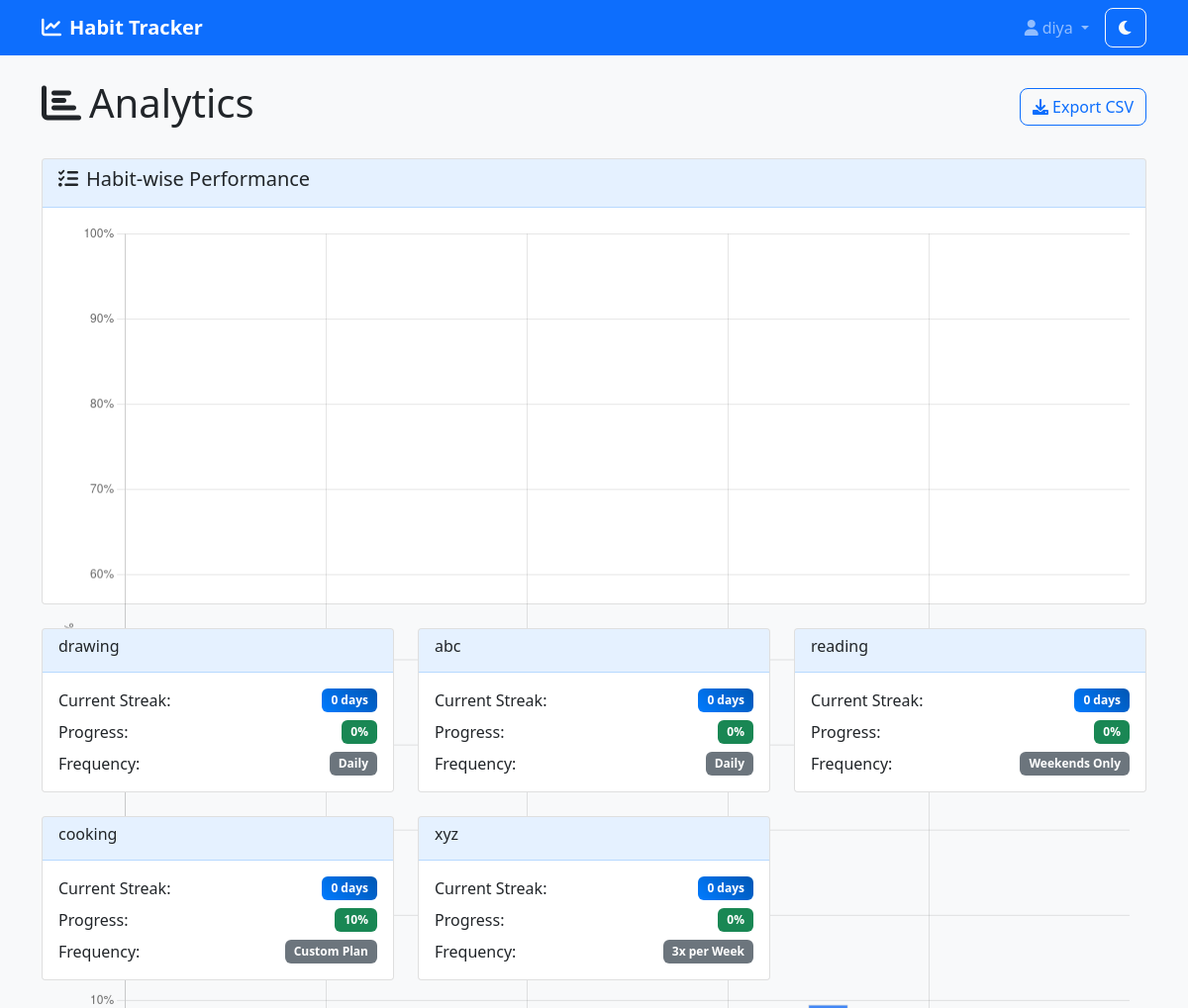
The page /analytics/ (signed in) on the database as committed earlier.
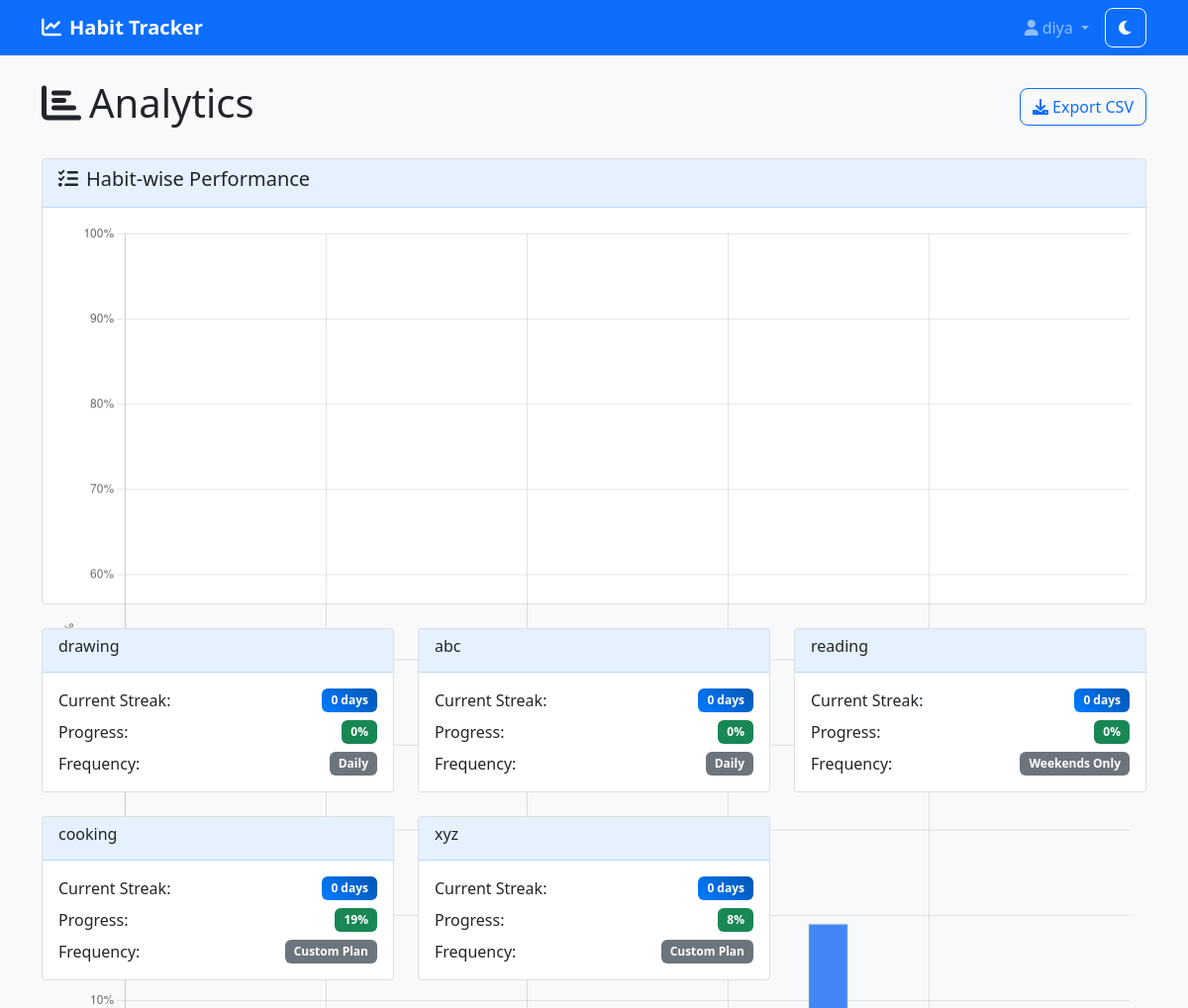
The same page on the database as committed later.
### habits/models.py (models this page shows, shortened)
class Habit(models.Model):
    FREQUENCY_CHOICES = [
        ('daily', 'Daily'),
        ('weekly', 'Weekly'),
        ('weekends', 'Weekends Only'),
        ('3x_week', '3x per Week'),
        ('custom', 'Custom Plan'),
    ]
    user = models.ForeignKey(User, on_delete=models.CASCADE)
    name = models.CharField(max_length=200)
    description = models.TextField(blank=True)
    frequency = models.CharField(max_length=20, choices=FREQUENCY_CHOICES, default='daily')
    target_days = models.IntegerField(default=21)  # For custom plans
    created_at = models.DateTimeField(auto_now_add=True)
    is_active = models.BooleanField(default=True)
    from datetime import date, timedelta
    def get_current_streak(self):
        today = date.today()
        current_day = today
        streak = 0
        if self.created_at.date() > today:
            return 0
        while current_day >= self.created_at.date():
            if not self.should_be_done_on_date(current_day):
                current_day -= timedelta(days=1)
                continue
            entry = HabitEntry.objects.filter(habit=self, date=current_day).first()
            if entry and entry.completed:
                streak += 1
            else:
                if current_day == today:
                    current_day -= timedelta(days=1)
                    continue
                break
            current_day -= timedelta(days=1)
        return streak
    def should_be_done_on_date(self, check_date):
        if self.frequency == 'daily':
            return True
        elif self.frequency == 'weekly':
            return check_date.weekday() == 0  # Monday
        elif self.frequency == 'weekends':
            return check_date.weekday() in [5, 6]  # Saturday, Sunday
        elif self.frequency == '3x_week':
            return check_date.weekday() in [0, 2, 4]  # Mon, Wed, Fri
        elif self.frequency == 'custom':
            days_since_created = (check_date - self.created_at.date()).days
            return days_since_created < self.target_days
        return False
    def get_progress_percentage(self):
        if self.frequency == 'custom':
            days_since_created = (date.today() - self.created_at.date()).days
            completed_days = HabitEntry.objects.filter(
                habit=self,
                completed=True,
                date__gte=self.created_at.date(),
                date__lte=date.today()
            ).count()
            if self.target_days > 0:
                return min((completed_days / self.target_days) * 100, 100)
        else:
            week_start = date.today() - timedelta(days=date.today().weekday())
            week_end = week_start + timedelta(days=6)
            expected_days = sum(1 for i in range(7)
                              if self.should_be_done_on_date(week_start + timedelta(days=i)))
            completed_days = HabitEntry.objects.filter(
                habit=self,
                completed=True,
                date__gte=week_start,
                date__lte=week_end
            ).count()
            if expected_days > 0:
                return (completed_days / expected_days) * 100
        return 0

### habits/views.py (the view)
# urls.py: path('analytics/', views.analytics, name='analytics'),
@login_required
def analytics(request):
    habits = Habit.objects.filter(user=request.user)
    habit_performance = []
    today = date.today()
    start_date = today - timedelta(days=30)
    for habit in habits:
        completed_days = 0
        scheduled_days = 0
        for i in range(31):
            current_date = start_date + timedelta(days=i)
            if habit.should_be_done_on_date(current_date):
                scheduled_days += 1
                if HabitEntry.objects.filter(habit=habit, date=current_date, completed=True).exists():
                    completed_days += 1
        percentage = (completed_days / scheduled_days) * 100 if scheduled_days > 0 else 0.0
        habit_performance.append({
            'name': habit.name,
            'percentage': habit.get_progress_percentage()
        })
    return render(request, 'habits/analytics.html', {
        'habits': habits,
        'habit_performance': json.dumps(habit_performance)
    })

### templates/habits/analytics.html (shortened to what this page needs)
{% extends 'base.html' %}
{% block content %}
<div class="d-flex justify-content-between align-items-center mb-4">
    <h1><i class="fas fa-chart-bar me-2"></i>Analytics</h1>
    <a href="{% url 'export_csv' %}" class="btn btn-outline-primary">
        <i class="fas fa-download me-1"></i>Export CSV
    </a>
</div>
<div class="row">
    <div class="col-12 mb-4">
        <div class="card">
            <div class="card-header">
                <h5><i class="fas fa-tasks me-2"></i>Habit-wise Performance</h5>
            </div>
            <div class="card-body" style='height:400px'>
            </div>
        </div>
    </div>
</div>
<div class="row">
    {% for habit in habits %}
    <div class="col-md-6 col-lg-4 mb-4">
        <div class="card">
            <div class="card-header">
                <h6>{{ habit.name }}</h6>
            </div>
            <div class="card-body">
                <div class="d-flex justify-content-between mb-2">
                    <span>Current Streak:</span>
                    <span class="badge bg-primary">{{ habit.get_current_streak }} days</span>
                </div>
                <div class="d-flex justify-content-between mb-2">
                    <span>Progress:</span>
                    <span class="badge bg-success">{{ habit.get_progress_percentage|floatformat:0 }}%</span>
                </div>
                <div class="d-flex justify-content-between">
                    <span>Frequency:</span>
                    <span class="badge bg-secondary">{{ habit.get_frequency_display }}</span>
                </div>
            </div>
        </div>
    </div>
    {% endfor %}
</div>
{% endblock %}

### templates/base.html (shortened to what this page needs)
<!DOCTYPE html>
<html lang="en">
<head>
    <link href="https://cdn.jsdelivr.net/npm/bootstrap@5.1.3/dist/css/bootstrap.min.css" rel="stylesheet">
    <link href="https://cdnjs.cloudflare.com/ajax/libs/font-awesome/6.0.0/css/all.min.css" rel="stylesheet">
    <link href="{% load static %}{% static 'css/style.css' %}" rel="stylesheet">
</head>
<body>
    <nav class="navbar navbar-expand-lg navbar-dark bg-primary">
        <div class="container">
            <a class="navbar-brand" href="{% url 'dashboard' %}">
                <i class="fas fa-chart-line me-2"></i>Habit Tracker
            </a>
            {% if user.is_authenticated %}
            <div class="navbar-nav ms-auto">
                <div class="nav-item dropdown">
                    <a class="nav-link dropdown-toggle" href="#" role="button" data-bs-toggle="dropdown">
                        <i class="fas fa-user me-1"></i>{{ user.username }}
                    </a>
                </div>
                <button class="btn btn-outline-light ms-2" id="darkModeToggle">
                    <i class="fas fa-moon"></i>
                </button>
            </div>
            {% endif %}
        </div>
    </nav>
    <main class="container mt-4">
        {% block content %}
        {% endblock %}
    </main>
    <script src="{% load static %}{% static 'js/main.js' %}"></script>
</body>
</html>

### static/css/style.css (style rules this page uses)
:root { --primary-color: #007bff; --secondary-color: #6c757d; --success-color: #28a745; --danger-color: #dc3545; --warning-color: #ffc107; --info-color: #17a2b8; --light-color: #f8f9fa; --dark-color: #343a40; }
body { font-family: "Segoe UI", Tahoma, Geneva, Verdana, sans-serif; background-color: #f8f9fa; transition: background-color 0.3s ease, color 0.3s ease; }
.btn { border-radius: 8px; font-weight: 500; transition: all 0.2s ease; }
.badge { font-size: 0.75em; padding: 0.5em 0.75em; border-radius: 6px; }
.navbar-brand { font-weight: 600; font-size: 1.25rem; }
.card-header { background-color: rgba(0, 123, 255, 0.1); border-bottom: 1px solid rgba(0, 123, 255, 0.2); font-weight: 600; }
.badge.bg-primary { background: linear-gradient(45deg, #007bff, #0056b3) !important; }

Rows that differ between the two databases and show on the page:
computed for Habit "cooking": get_progress_percentage "10" → "19"
changed Habit "xyz": get_progress_percentage "0" → "8"; frequency "3x per Week" → "Custom Plan"
